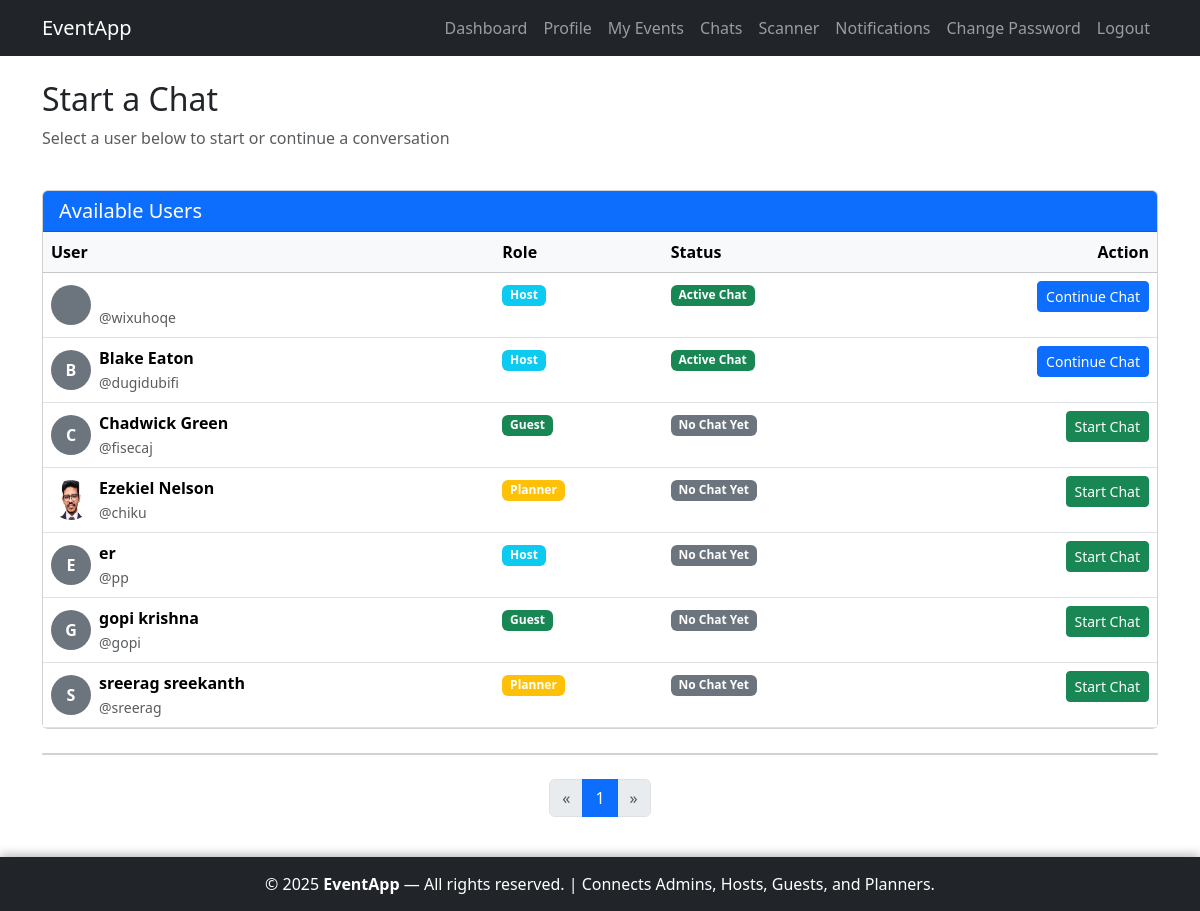
/chat/ (signed in), run on the app's committed database.
### accounts/models.py (models this page shows, shortened)
class CustomUser(AbstractUser):
    ROLE_CHOICES = [
        ('planner', 'Planner'),
        ('guest', 'Guest'),
        ('host', 'Host'),
    ]
    role = models.CharField(
        max_length=10, choices=ROLE_CHOICES, blank=True, null=True,
        help_text="User role (None for superusers/admins)"
    )
    full_name = models.CharField(max_length=255, blank=True)
    email = models.EmailField(unique=True, blank=False)  # Enforced required in forms
    mobile_number = models.CharField(max_length=10, blank=True)
    address = models.TextField(blank=True)
    profile_picture = models.ImageField(upload_to='profiles/', blank=True, null=True)
    is_approved = models.BooleanField(default=False, help_text="For planners/guests only")

### chat/views.py (the view)
# urls.py: path('', views.ChatListView.as_view(), name='room_list'),
class ChatListView(LoginRequiredMixin, NonAdminRequiredMixin, ListView):
    model = CustomUser
    template_name = 'chat/room_list.html'
    context_object_name = 'users'
    paginate_by = None  # disable ListView pagination to use global system
    def get_queryset(self):
        return CustomUser.objects.filter(
            is_active=True,
            is_approved=True
        ).exclude(
            Q(id=self.request.user.id) |
            Q(is_superuser=True) |
            Q(role='admin')
        ).order_by('full_name', 'username')
    def get_context_data(self, **kwargs):
        context = super().get_context_data(**kwargs)
        page_obj, paginated_users = paginate_queryset(self.request, context['users'])
        context['page_obj'] = page_obj
        context['users'] = paginated_users
        context['is_paginated'] = page_obj.paginator.num_pages > 1
        user_rooms = Room.objects.filter(participants=self.request.user)
        room_map = {}
        for room in user_rooms:
            other_participants = room.participants.exclude(id=self.request.user.id)
            for participant in other_participants:
                room_map[participant.id] = room
        context['room_map'] = room_map
        context['my_rooms'] = user_rooms
        for room in user_rooms:
            room.unread_count = room.messages.filter(
                is_read=False
            ).exclude(sender=self.request.user).count()
        return context

### chat/templatetags/chat_filters.py (called while the page is built)
@register.filter
def get_item(dictionary, key):
    if isinstance(dictionary, dict):
        return dictionary.get(key)
    return None

@register.filter
def get_attr(obj, attr_name):
    return getattr(obj, attr_name, None)

### chat/views.py (called while the page is built)
    def dispatch(self, request, *args, **kwargs):
        if request.user.is_superuser or (hasattr(request.user, 'role') and request.user.role == 'admin'):
            messages.warning(request, 'Admins cannot participate in chats.')
            return redirect('accounts:home')
        return super().dispatch(request, *args, **kwargs)

### utils/pagination.py (called while the page is built)
def paginate_queryset(request, queryset):
    paginator = Paginator(queryset, DEFAULT_PER_PAGE)
    page_number = request.GET.get('page')
    try:
        page_obj = paginator.page(page_number)
    except PageNotAnInteger:
        page_obj = paginator.page(1)
    except EmptyPage:
        page_obj = paginator.page(paginator.num_pages)
    return page_obj, page_obj.object_list

### chat/templates/chat/room_list.html (shortened to what this page needs)
{% extends 'accounts/base.html' %}
{% load chat_filters %}
{% block content %}
<div class="row">
    <div class="col-12 mb-4">
        <h2>Start a Chat</h2>
        <p class="text-muted">Select a user below to start or continue a conversation</p>
    </div>
</div>
<div class="row">
    <div class="col-12">
        <div class="card">
            <div class="card-header bg-primary text-white">
                <h5 class="mb-0">Available Users</h5>
            </div>
            <div class="card-body p-0">
                {% if users %}
                    <div class="table-responsive">
                        <table class="table table-hover mb-0">
                            <thead class="table-light">
                                <tr>
                                    <th>User</th>
                                    <th>Role</th>
                                    <th>Status</th>
                                    <th class="text-end">Action</th>
                                </tr>
                            </thead>
                            <tbody>
                                {% for user in users %}
                                <tr>
                                    <td>
                                        <div class="d-flex align-items-center">
                                            {% if user.profile_picture %}
                                                <img src="{{ user.profile_picture.url }}"
                                                     alt="{{ user.full_name }}"
                                                     class="rounded-circle me-2"
                                                     style="width: 40px; height: 40px; object-fit: cover;">
                                            {% else %}
                                                <div class="rounded-circle bg-secondary text-white me-2 d-flex align-items-center justify-content-center"
                                                     style="width: 40px; height: 40px;">
                                                    <strong>{{ user.full_name|slice:":1"|upper }}</strong>
                                                </div>
                                            {% endif %}
                                            <div>
                                                <strong>{{ user.full_name }}</strong><br>
                                                <small class="text-muted">@{{ user.username }}</small>
                                            </div>
                                        </div>
                                    </td>
                                    <td>
                                        <span class="badge bg-{% if user.role == 'host' %}info{% elif user.role == 'guest' %}success{% else %}warning{% endif %}">
                                            {{ user.role|title }}
                                        </span>
                                    </td>
                                    <td>
                                        {% if user.id in room_map %}
                                            <span class="badge bg-success">
                                                 Active Chat
                                            </span>
                                        {% else %}
                                            <span class="badge bg-secondary">No Chat Yet</span>
                                        {% endif %}
                                    </td>
                                    <td class="text-end">
                                        {% if user.id in room_map %}
                                            <a href="{% url 'chat:room_detail' room_map|get_item:user.id|get_attr:'pk' %}"
                                               class="btn btn-primary btn-sm">
                                                 Continue Chat
                                            </a>
                                        {% else %}
                                            <a href="{% url 'chat:start_room' user.id %}"
                                               class="btn btn-success btn-sm">
                                                 Start Chat
                                            </a>
                                        {% endif %}
                                    </td>
                                </tr>
                                {% endfor %}
                            </tbody>
                        </table>
                    </div>
                {% else %}
                    <div class="text-center py-5">
                        <p class="text-muted">No users available to chat with at the moment.</p>
                    </div>
                {% endif %}
            </div>
        </div>
    </div>
</div>
{% if my_rooms %}
<div class="row mt-4">
    <div class="col-12">
        <div class="card">
        </div>
    </div>
</div>
{% endif %}
    {% include 'partials/pagination.html' %}
{% endblock %}

### accounts/templates/accounts/base.html (style rules this page uses)
html, body { height: 100%; margin: 0; }
body { display: flex; flex-direction: column; min-height: 100vh; }

### data on the page
CustomUser: username "wixuhoqe", role "Host", shows "Active Chat", shows "Continue Chat"
CustomUser: full_name "B", full_name "Blake Eaton", username "dugidubifi", role "Host", shows "Active Chat", shows "Continue Chat"
CustomUser: full_name "C", full_name "Chadwick Green", username "fisecaj", role "Guest", shows "No Chat Yet", shows "Start Chat"
CustomUser: profile_picture (picture), full_name "Ezekiel Nelson", username "chiku", role "Planner", shows "No Chat Yet", shows "Start Chat"
CustomUser: full_name "E", full_name "er", username "pp", role "Host", shows "No Chat Yet", shows "Start Chat"
CustomUser: full_name "G", full_name "gopi krishna", username "gopi", role "Guest", shows "No Chat Yet", shows "Start Chat"
CustomUser: full_name "S", full_name "sreerag sreekanth", username "sreerag", role "Planner", shows "No Chat Yet", shows "Start Chat"

### other printed values
{{ num }} "1"
